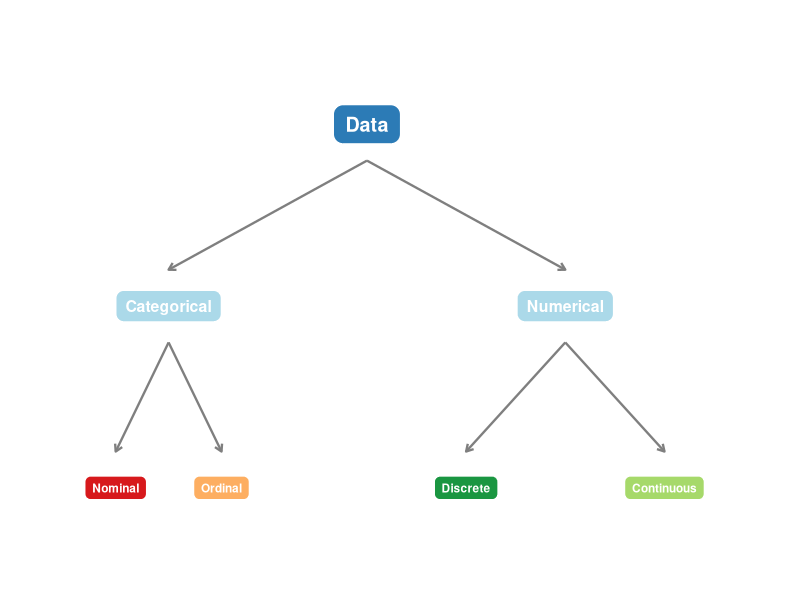
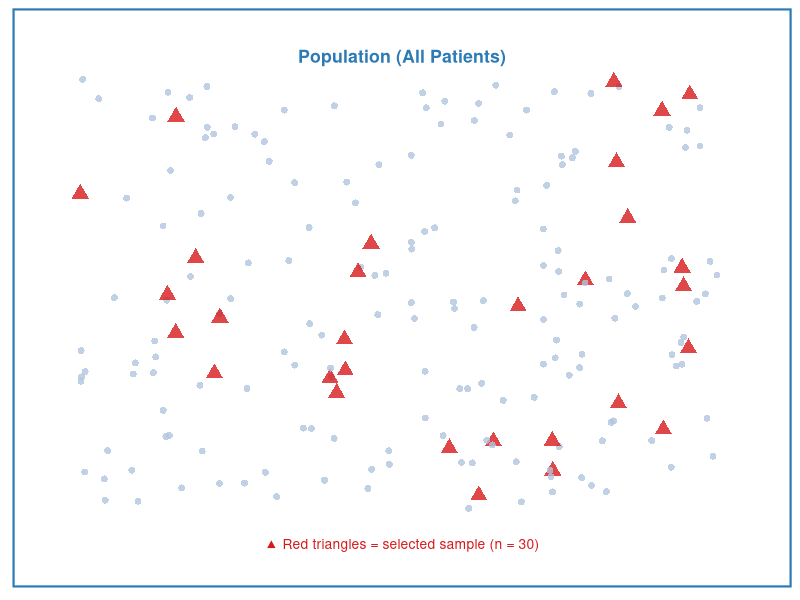

These charts were generated, in order, by the following R code:
## ---- chunk 1
#| label: setup
#| include: false

library(ggplot2)
library(knitr)
library(kableExtra)
## ---- chunk 2
#| label: fig-data-types
#| fig-cap: "Classification of Data Types in Health Science"
#| fig-align: center
#| fig-height: 4
#| fig-width: 8

# Simple diagram using ggplot
library(ggplot2)

df <- data.frame(
  x =    c(5,   2,   8,   1.2, 2.8,  6.5, 9.5),
  y =    c(4,   2.5, 2.5, 1,   1,    1,   1),
  label = c("Data",
            "Categorical",
            "Numerical",
            "Nominal",
            "Ordinal",
            "Discrete",
            "Continuous"),
  size = c(6, 5, 5, 4, 4, 4, 4)
)

arrows_df <- data.frame(
  x =    c(5,   5,   2,   2,   8,   8),
  xend = c(2,   8,   1.2, 2.8, 6.5, 9.5),
  y =    c(3.7, 3.7, 2.2, 2.2, 2.2, 2.2),
  yend = c(2.8, 2.8, 1.3, 1.3, 1.3, 1.3)
)

ggplot() +
  geom_segment(data = arrows_df,
               aes(x = x, xend = xend, y = y, yend = yend),
               arrow = arrow(length = unit(0.2, "cm")),
               color = "gray50", linewidth = 0.8) +
  geom_label(data = df,
             aes(x = x, y = y, label = label),
             fill = c("#2c7bb6","#abd9e9","#abd9e9",
                      "#d7191c","#fdae61","#1a9641","#a6d96a"),
             color = "white",
             fontface = "bold",
             size = df$size - 1,
             label.r = unit(0.4, "lines"),
             label.padding = unit(0.5, "lines")) +
  xlim(0, 11) + ylim(0.3, 4.8) +
  theme_void()
## ---- chunk 3
#| label: tbl-terms
#| tbl-cap: "Important Statistical Terms"

terms <- data.frame(
  Term = c("Population",
           "Sample",
           "Parameter",
           "Statistic",
           "Variable",
           "Observation"),
  Definition = c(
    "The entire group of interest",
    "A selected subset of the population",
    "A numerical summary describing the population (e.g., population mean μ)",
    "A numerical summary calculated from the sample (e.g., sample mean x̄)",
    "A characteristic being measured or observed (e.g., age, blood pressure)",
    "A single recorded value for one individual"
  ),
  `Health Example` = c(
    "All nurses working in Thailand",
    "500 nurses randomly selected from 10 hospitals",
    "The true average age of ALL nurses in Thailand",
    "The average age calculated from our 500 nurses",
    "Age, gender, years of experience, ward type",
    "Nurse A: age = 28, female, 3 years experience"
  )
)

kable(terms, col.names = c("Term", "Definition", "Health Science Example"),
      align = c("l","l","l")) |>
  kable_styling(bootstrap_options = c("striped","hover","bordered"),
                full_width = TRUE, font_size = 13) |>
  column_spec(1, bold = TRUE, color = "#2c7bb6")
## ---- chunk 4
#| label: fig-pop-sample
#| fig-cap: "The sample is drawn from the population and used to make inferences"
#| fig-align: center
#| fig-height: 4
#| fig-width: 7

set.seed(42)
n_pop <- 200
pop <- data.frame(
  x = runif(n_pop, 0, 10),
  y = runif(n_pop, 0, 10),
  group = "Population"
)

sample_idx <- sample(1:n_pop, 30)
pop$group[sample_idx] <- "Sample"

ggplot(pop, aes(x = x, y = y, color = group, size = group, shape = group)) +
  geom_point(alpha = 0.8) +
  scale_color_manual(values = c("Population" = "#b0c4de", "Sample" = "#d7191c")) +
  scale_size_manual(values = c("Population" = 2, "Sample" = 4)) +
  scale_shape_manual(values = c("Population" = 16, "Sample" = 17)) +
  annotate("text", x = 5, y = 10.5,
           label = "Population (All Patients)",
           size = 4.5, fontface = "bold", color = "#2c7bb6") +
  annotate("text", x = 5, y = -0.8,
           label = "▲ Red triangles = selected sample (n = 30)",
           size = 3.5, color = "#d7191c") +
  theme_minimal(base_size = 12) +
  theme(legend.position = "none",
        axis.text = element_blank(),
        axis.title = element_blank(),
        axis.ticks = element_blank(),
        panel.grid = element_blank(),
        panel.border = element_rect(color = "#2c7bb6", fill = NA, linewidth = 1.5)) +
  xlim(-0.5, 10.5) + ylim(-1.2, 11)
